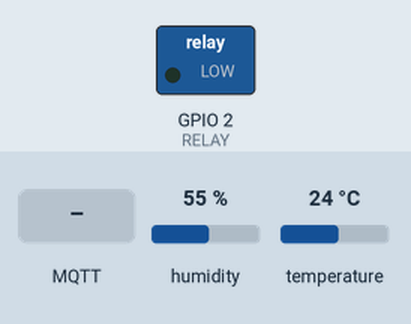
Bench run of a sketch on a simulated ESP32. Parts: switched loads named in the sketch (green lamp = pin HIGH). Inputs (shaded band) come from the test bench; at power-on: humidity 55 %, temperature 24 °C. WiFi joins after 1.5 s; servers stay silent unless stated; no MQTT or app messages arrive unless stated; what the sketch prints to the serial monitor is not drawn.

Above: at 2.7 s.
2.8 s: MQTT message "ON" arrives on the first subscribed topic
At 3.7 s:
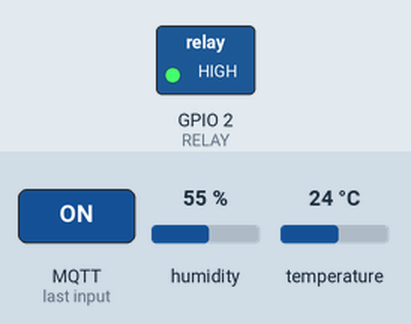
4.3 s: MQTT message "1" arrives on the first subscribed topic
At 4.9 s:
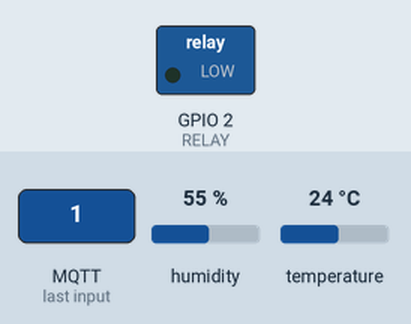
Timing chart, 0 to 7.3 s (numbered marks = the images above; inputs shaded):
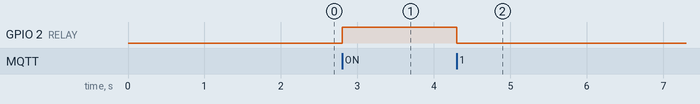

Measured:
- after the input at 2.8 s, GPIO 2 (RELAY): LOW → HIGH at once
- after the input at 4.3 s, GPIO 2 (RELAY): HIGH → LOW at once

The sketch:

esp32_dht11_mqtt.ino
```cpp
// ESP32 Arduino sketch that reads a DHT11 sensor, connects to Wi-Fi and MQTT, publishes temperature and humidity topics, and subscribes to a relay command topic to control a relay and publish its state.
//
// Full tutorial: https://shillehtek.com/blogs/news/esp32-dht11-mqtt-home-assistant-dashboard-sensor
// Parts used: https://shillehtek.com/products/esp32-dev-board-cp2102-type-c-4mb
//             https://shillehtek.com/products/shillehtek-dht11-with-cables
//             https://shillehtek.com/products/1-channel-5v-relay-module
// More examples: https://github.com/shillehbean/shillehtek-examples
//

#include <WiFi.h>
#include <PubSubClient.h>
#include <DHT.h>

const char* SSID     = "YourNetwork";
const char* PASS     = "YourPassword";
const char* MQTT_IP  = "192.168.1.50";        // Home Assistant's IP
const char* MQTT_USER = "mqttuser";
const char* MQTT_PW   = "mqttpassword";

const char* T_TEMP = "home/livingroom/temperature";
const char* T_HUM  = "home/livingroom/humidity";
const char* T_CMD  = "home/livingroom/relay/set";   // Home Assistant -> ESP32
const char* T_STATE = "home/livingroom/relay";      // ESP32 -> Home Assistant

const int RELAY = 2;                                // onboard LED for now, relay IN later
DHT dht(4, DHT11);
WiFiClient net;
PubSubClient mqtt(net);

void onMessage(char* topic, byte* payload, unsigned int len) {
  String msg; for (unsigned int i = 0; i < len; i++) msg += (char)payload[i];
  bool on = (msg == "ON");
  digitalWrite(RELAY, on);
  mqtt.publish(T_STATE, on ? "ON" : "OFF", true);   // retained: HA sees the state after restarts
}

void connectMqtt() {
  while (!mqtt.connected()) {
    if (mqtt.connect("esp32-livingroom", MQTT_USER, MQTT_PW)) {
      mqtt.subscribe(T_CMD);
      Serial.println("MQTT connected");
    } else { Serial.print("MQTT failed rc="); Serial.println(mqtt.state()); delay(2000); }
  }
}

void setup() {
  Serial.begin(115200);
  pinMode(RELAY, OUTPUT);
  dht.begin();
  WiFi.begin(SSID, PASS);
  while (WiFi.status() != WL_CONNECTED) delay(250);
  mqtt.setServer(MQTT_IP, 1883);
  mqtt.setCallback(onMessage);
}

unsigned long lastPub = 0;
void loop() {
  if (!mqtt.connected()) connectMqtt();
  mqtt.loop();                                      // keeps the connection alive, runs callbacks

  if (millis() - lastPub > 10000) {                 // publish every 10 s
    lastPub = millis();
    float t = dht.readTemperature(), h = dht.readHumidity();
    if (!isnan(t)) { mqtt.publish(T_TEMP, String(t, 1).c_str()); }
    if (!isnan(h)) { mqtt.publish(T_HUM,  String(h, 0).c_str()); }
    Serial.printf("published %.1f C, %.0f %%\n", t, h);
  }
}
```
